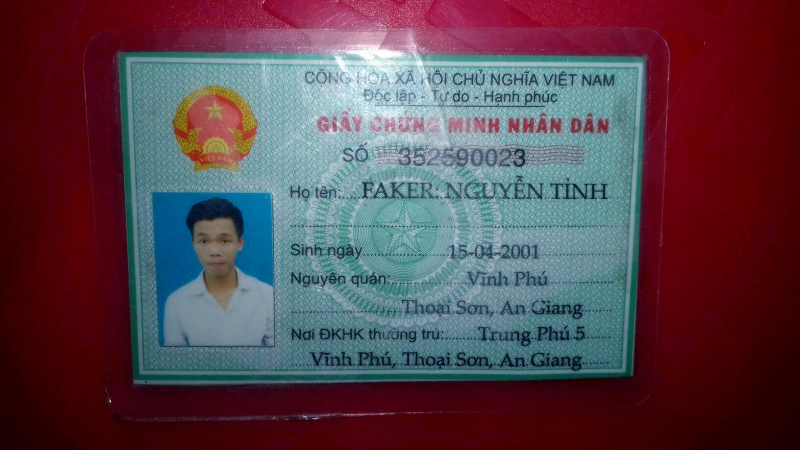
#> input picture data/cmnd1.jpeg, 1600 x 900 px (shown at 1/2 size); the run also reads 3 pictures not shown here
$ jupyter execute --allow-errors methods-explanation.ipynb
#> lines starting #> are read from the running program, lines starting #| are printed output that depends on the picture; after the words box and inside, x2 and y2 are one past the last pixel; in counts of white or black regions, pixels touching at a corner belong together
### alignment_frontside.py
import numpy as np
import cv2

def segment_card(img):
    """
    Segment the area containing the card in the image using the color.
    The Vietnamese ID card has color green, so we use thresholding with the hue in each pixel.

    Parameters:
    img: The input colored image containing the ID card in RGB channel last format.

    Return:
    mask: The binary image with the same size as img indicating the card pixels
    """
    hsv = cv2.cvtColor(img, cv2.COLOR_RGB2HSV)
    mask_noisy = np.logical_and(hsv[:,:,0] >= 40, hsv[:,:,0] < 100)
    # Remove the black and white area where hue might accidentally fall into the range
    mask_noisy = np.logical_and(mask_noisy, hsv[:,:,1] >= 20)
    mask_noisy = np.logical_and(mask_noisy, hsv[:,:,2] >= 20)
    mask_noisy = (mask_noisy * 255).astype('uint8')
    mask = cv2.morphologyEx(mask_noisy, cv2.MORPH_CLOSE,
                        cv2.getStructuringElement(cv2.MORPH_RECT, (3, 3)),
                        iterations=30)
    return mask


def get_boundary(mask):
    """
    Get 4 sides of the card from the mask.

    Parameters:
    mask: The binary image indicating the area containing the card in the image

    Return: htop, hbottom, vleft, vright - 4 lines corresponding to 4 sides
    Each line is represented as a tuple (rho, theta) for the line x*cos(theta) + y*sin(theta) = rho
    """
    # Get the points on the boundary by finding contour
    contours = cv2.findContours(mask, cv2.RETR_EXTERNAL, cv2.CHAIN_APPROX_NONE)[0]
    boundaries = np.zeros_like(mask, dtype='uint8')
    cv2.drawContours(boundaries, contours, -1, 255)

    # Use Hough transform to find the lines fitted to the contour points
    lines = cv2.HoughLines(boundaries, 10, np.pi/60, 100)
    lines = lines.reshape(-1, 2)

    # Categorize horizontal vs vertical line based on theta
    hlines = []
    vlines = []
    for line in lines:
        if np.pi/4 <= line[1] <= 3*np.pi/4:
            hlines.append(line)
        else:
            vlines.append(line)
    hlines = np.array(hlines)
    vlines = np.array(vlines)

    # Categorize top-bottom and left-right based on rho
    htop = None
    hbottom = None
    for hline in hlines:
        if hline[0] < np.mean(hlines, axis=0)[0]:
            if htop is None:
                htop = hline
        else:
            if hbottom is None:
                hbottom = hline

    vleft = None
    vright = None
    for vline in vlines:
        if abs(vline[0]) < np.mean(np.abs(vlines), axis=0)[0]:
            if vleft is None:
                vleft = vline
        else:
            if vright is None:
                vright = vline
    return htop, hbottom, vleft, vright


def get_corner(htop, hbottom, vleft, vright):
    """
    Compute the 4 corners given the 4 sides

    Parameters:
    htop, hbottom, vleft, vright: 4 sides, each formatted as (rho, theta)

    Returns:
    topleft, topright, bottomleft, bottomright: 4 corners
    """
    def find_intersect(hline, vline):
        A = np.array([[np.cos(hline[1]), np.sin(hline[1])], [np.cos(vline[1]), np.sin(vline[1])]])
        b = np.array([hline[0], vline[0]])
        return np.linalg.solve(A, b)

    topleft = find_intersect(htop, vleft)
    topright = find_intersect(htop, vright)
    bottomleft = find_intersect(hbottom, vleft)
    bottomright = find_intersect(hbottom, vright)

    return topleft, topright, bottomleft, bottomright


def warp_img(img, region, target_dsize):
    """
    Cut a quadrilateral part of the image and warp to a new image

    Parameters:
    img: The original image
    region: Tuple of 4 points indicating 4 vertices topleft, topright, bottomleft, bottomright. Each point is a pair (x, y)
    target_dsize: (width, height) tuple of the targeted image size

    Returns:
    img_warped: The warped image
    """
    keypoints = np.array(region)
    w, h = target_dsize
    targets = np.array([[0, 0], [w-1, 0], [0, h-1], [w-1, h-1]], dtype='float32')
    M = cv2.getPerspectiveTransform(keypoints, targets)
    img_warped = cv2.warpPerspective(img, M, target_dsize)
    return img_warped


def align_card(img, dsize=(800, 500)):
    """
    Extract the region containing the ID card in the image and warp it to a new image

    Parameters:
    img: The image containing the ID card with format RGB channel last
    dsize: The size of the resulting image formatted as (width, height)

    Returns:
    img_aligned: The image containing only the card area
    """
    # Rescale to standardize the image size
    scale_factor = 1000 / img.shape[1]
    img = cv2.resize(img, (0, 0), fx=scale_factor, fy=scale_factor)
    # Add border to deal with the cases where the sides touch the image boundary
    img = cv2.copyMakeBorder(img, 5, 5, 5, 5, cv2.BORDER_CONSTANT, 0)
    mask = segment_card(img)
    boundary_lines = get_boundary(mask)
    corners = get_corner(*boundary_lines)
    img_aligned = warp_img(img, corners, dsize)
    return img_aligned

### alignment_backside.py
import os
import random
import cv2
import imgaug.augmenters as iaa
import numpy as np
import torch, torchvision
import torch.nn as nn
import torch.nn.functional as F
from torch.utils.data import IterableDataset, DataLoader
from torch.optim import Adam, lr_scheduler
from torchvision.models._utils import IntermediateLayerGetter
from torchvision.models.segmentation.fcn import FCNHead
from alignment_frontside import get_boundary, get_corner, warp_img

class SegmentationDataset(IterableDataset):
    def __init__(self, background_folder, template_path, training=True):
        self.template = cv2.imread(template_path)
        self.template = cv2.cvtColor(self.template, cv2.COLOR_BGR2RGB)
        h, w = self.template.shape[:-1]
        self.template_kp = [(0, 0), (0, h-1), (w-1, h-1), (w-1, 0)]

        self.background = []
        for filename in os.listdir(background_folder):
            img = cv2.imread(os.path.join(background_folder, filename))
            img = cv2.cvtColor(img, cv2.COLOR_BGR2RGB)
            if img.shape[0] > img.shape[1]:
                img = cv2.rotate(img, cv2.ROTATE_90_COUNTERCLOCKWISE)
            self.background.append(img)

        self.foreground_augmentor = self.create_augmentors()
        self.img_augmentor = iaa.AdditiveGaussianNoise()

        self.training = training

    def create_augmentors(self):
        temperature = iaa.ChangeColorTemperature((3000, 9000))
        contrast = iaa.LinearContrast()
        saturation = iaa.AddToSaturation()
        color = iaa.Sequential([temperature, contrast, saturation])

        perspective = iaa.PerspectiveTransform(scale=0.05, fit_output=True)
        rotation = iaa.Rotate((-20, 20), fit_output=True)
        geometry = iaa.Sequential([perspective, rotation])

        return iaa.Sequential([color, geometry])
        # return perspective

    # [25 lines left out: function create_foreground, not called in this run]

    def blend(self, background, foreground, mask):
        alpha = np.expand_dims(mask, -1)
        return (alpha * foreground + (1-alpha) * background).astype('uint8')

    def __iter__(self):
        return self

    # [31 lines left out: functions __next__, process_img, get_upsampling_weight, not called in this run]


class FCNSegmentation(nn.Module):
    # [30 lines left out: functions __init__, forward, not called in this run]


class Trainer:
    # [28 lines left out: function __init__, not called in this run]

    def save_weight(self, path):
        torch.save(self.model.state_dict(), path)

    def load_weight(self, path):
        weight = torch.load(path, map_location=self.device)
        self.model.load_state_dict(weight)

    # [57 lines left out: functions save_checkpoint, load_checkpoint, train_one_batch, train, not called in this run]


class BacksideAligner:
    def __init__(self, model_device='cpu'):
        self.device = model_device
        self.segment_model = FCNSegmentation().to(self.device)

    def load_weight(self, path):
        weight = torch.load(path, self.device)
        self.segment_model.load_state_dict(weight)

    # [41 lines left out: functions segment, refine, warp, not called in this run]

### methods-explanation.ipynb
In this notebook, I will explain the algorithms I used in this project. To read the information in the card, I need multiple steps including cropping the card part in the image, localizing the text areas and read the texts. Different steps require different techniques. In addition, the techniques needed to process the backside is different from those for the frontside, so I will explain them separately.

# Frontside

## Align the image

We start with an image of the ID card. The image is captured by a camera, not a scanner, so the ID card does not fit exactly in the frame. The area near the boundary of the image is usually the background behind the card. In this step, we will remove the background and get an image with the card fitted exactly.

[cell 1]
import cv2
import matplotlib.pyplot as plt
from alignment_frontside import align_card

img = cv2.imread('data/cmnd1.jpeg')
#> img is the input picture: shape (900, 1600, 3); mean B, G, R 76.7, 67, 89.8
img = cv2.cvtColor(img, cv2.COLOR_BGR2RGB)
plt.imshow(img)
plt.title('Original image')

[cell 2]
img_aligned = align_card(img)
#> in align_card, `img = cv2.copyMakeBorder(img, 5, 5, 5, 5, cv2.BORDER_CONSTANT, 0)`:
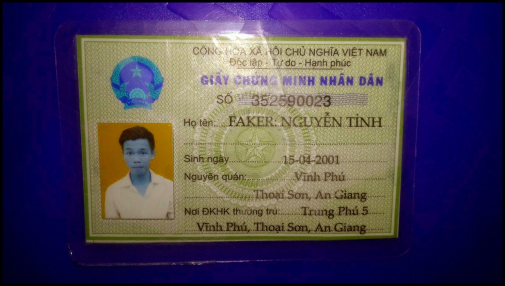
#> img: shape (572, 1010, 3) (shown at 1/2 size); mean of channels 0, 1, 2 87.3, 65.1, 74.6; drawn as B, G, R
#> in segment_card, `mask_noisy = np.logical_and(hsv[:,:,0] >= 40, hsv[:,:,0] < 100)`:
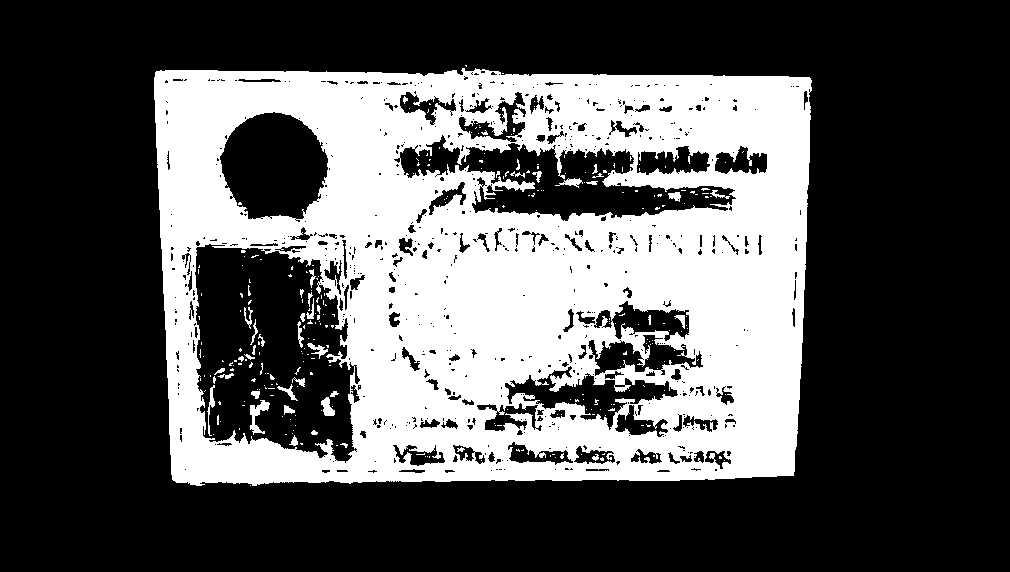
#> mask_noisy: shape (572, 1010) bool; 33.2% white; 289 white regions (247 under 20 px), largest, box (x1, y1, x2, y2) and area: (154, 68, 812, 486) 188539, (250, 400, 270, 435) 288, (321, 397, 335, 416) 161
#> in segment_card, `mask_noisy = np.logical_and(mask_noisy, hsv[:,:,1] >= 20)`:
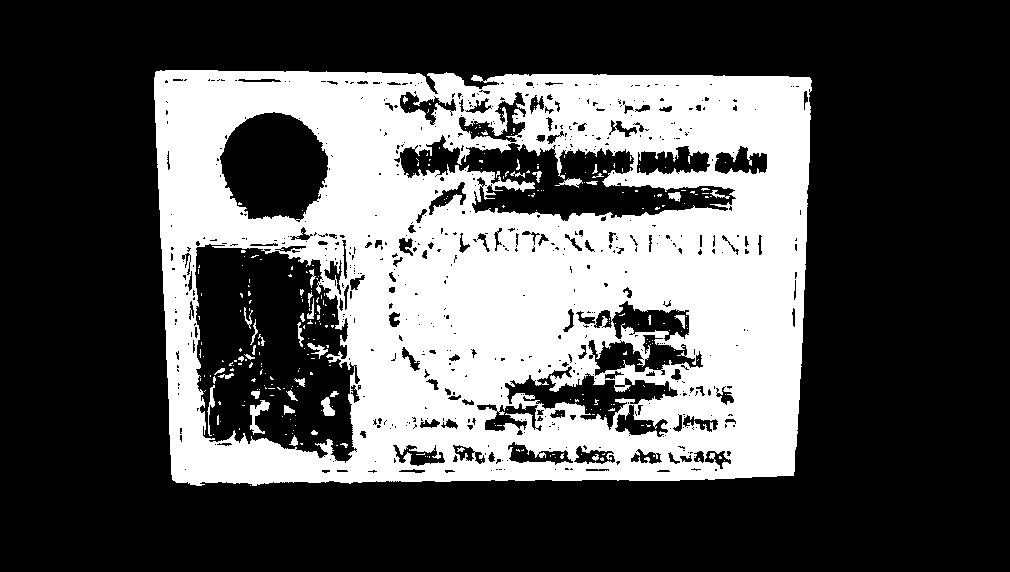
#> mask_noisy: shape (572, 1010) bool; 33.1% white; 293 white regions (252 under 20 px), largest, box (x1, y1, x2, y2) and area: (154, 70, 812, 486) 187867, (250, 400, 270, 435) 288, (321, 397, 335, 416) 161
#> in segment_card, `mask = cv2.morphologyEx(mask_noisy, cv2.MORPH_CLOSE, cv2.getStructurin..`:
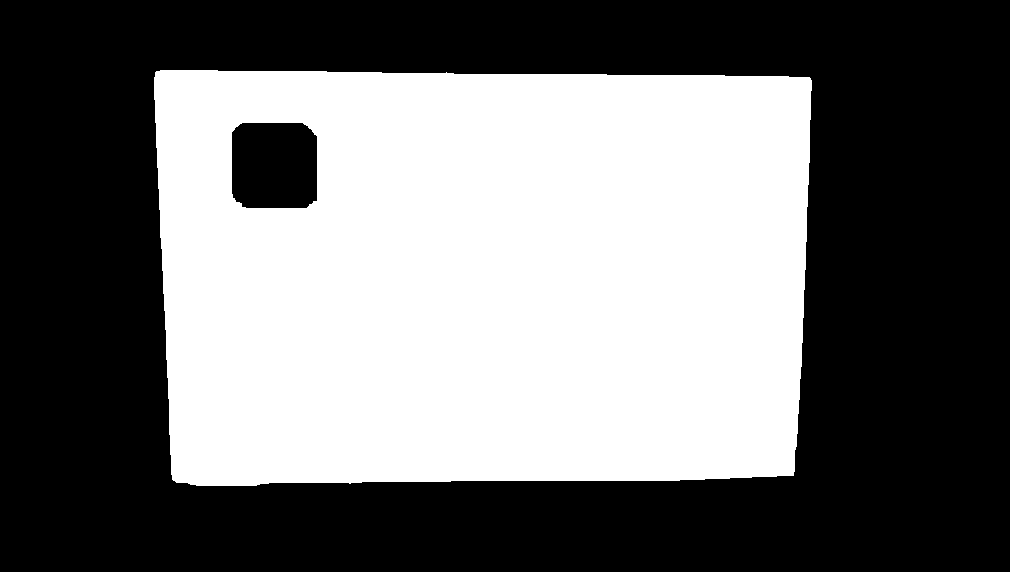
#> mask: shape (572, 1010); 44.1% white; 1 white region
#> in get_boundary, `contours = cv2.findContours(mask, cv2.RETR_EXTERNAL, cv2.CHAIN_APPROX_..`: contours = 1 contour; box (x1, y1, x2, y2) and area: (154, 70, 812, 486) 260957
#> in get_boundary, `cv2.drawContours(boundaries, contours, -1, 255)`:
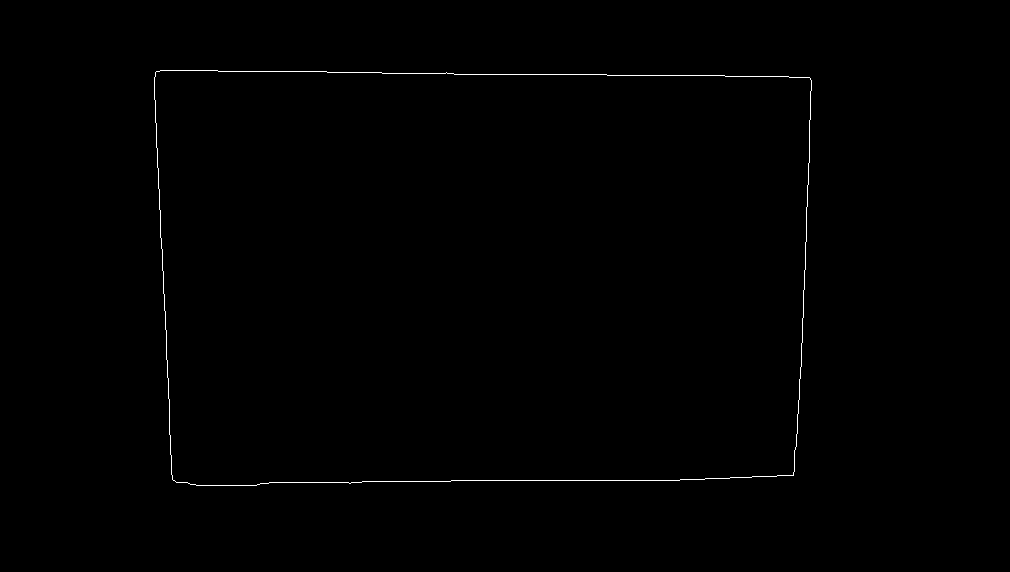
#> boundaries: shape (572, 1010); 0.36% white in thin lines or dots, all inside (x1, y1, x2, y2) = (154, 70, 812, 486)
#> in get_boundary, `lines = cv2.HoughLines(boundaries, 10, np.pi/60, 100)`: lines = 21 rows, first 8: [480, 1.57], [70, 1.57], [-150, 3.09], [820, 0.0524], [500, 1.52], [50, 1.62], [160, 0], [800, 0]
#> the loop in get_boundary, `for line in lines:` made 21 passes
#> after the loop in get_boundary, `for line in lines:`: hlines = [[480, 1.57], [70, 1.57], [500, 1.52], [50, 1.62], [450, 1.62], [100, 1.52], [550, 1.47], [30, 1.68], [0, 1.68], [130, 1.47], [420, 1.68]]; vlines = [[-150, 3.09], [820, 0.0524], [160, 0], [800, 0], [-130, 3.04], [830, 0.105], [-800, 3.09], [180, 0.0524], [850, 0.157], [-120, 2.98]]
#> the loop in get_boundary, `for hline in hlines:` made 11 passes
#> the loop in get_boundary, `for vline in vlines:` made 10 passes
#> in align_card, `boundary_lines = get_boundary(mask)`: boundary_lines = ([70, 1.57], [480, 1.57], [-150, 3.09], [820, 0.0524])
#> in find_intersect, `A = np.array([[np.cos(hline[1]), np.sin(hline[1])], [np.cos(vline[1]),..`: A = [[-4.37e-08, 1], [-0.999, 0.0523]]
#> in find_intersect, `b = np.array([hline[0], vline[0]])`: b = [70, -150]
#> in get_corner, `topleft = find_intersect(htop, vleft)`: topleft = [153.9, 70]
#> in get_corner, `topright = find_intersect(htop, vright)`: topright = [817.5, 70]
#> in get_corner, `bottomleft = find_intersect(hbottom, vleft)`: bottomleft = [175.4, 480]
#> in get_corner, `bottomright = find_intersect(hbottom, vright)`: bottomright = [796, 480]
#> in align_card, `corners = get_corner(*boundary_lines)`: corners = ([153.9, 70], [817.5, 70], [175.4, 480], [796, 480])
#> in warp_img, `keypoints = np.array(region)`: keypoints = [[153.9, 70], [817.5, 70], [175.4, 480], [796, 480]]
#> in warp_img, `M = cv2.getPerspectiveTransform(keypoints, targets)`: M = [[1.19, -0.0624, -178.9], [-5.18e-08, 1.13, -78.81], [1.51e-11, -0.000156, 1]]
#> in warp_img, `img_warped = cv2.warpPerspective(img, M, target_dsize)`:
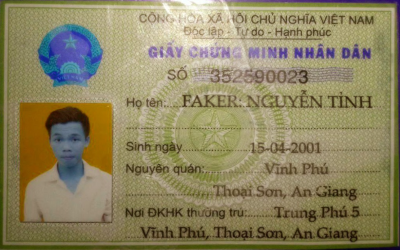
#> img_warped: shape (500, 800, 3) (shown at 1/2 size); mean of channels 0, 1, 2 97.1, 132.5, 141.2; drawn as B, G, R
plt.imshow(img_aligned)
plt.title('Expected image')

The image is usually captured not from the right angle to the plane containing the card, so the area containing the card in the image is a usual quadrilateral, not a rectangle like its actual shape. Therefore, to recover it to the expected form as above, we need to find its 4 corners and use the perspective transform to transform it into the expected form.

If we apply corner detection algorithms directly to the original image, we will be flooded with a lot of corners found in the image and may not be able to identify the 4 corners among them. Therefore, I used a different approach. First, I tried to segment the area in the image belonging to the ID card. To do this, I choose from the image the pixels having the color green. Using HSV color space, this can be done by thresholding the values on the 3 channels.

Notice that this will only work if **the background is not green**. I think this is a reasonable assumption since the background are usually tables, ground, walls or hands which are not usually colored green.

[cell 3]
import numpy as np
hsv = cv2.cvtColor(img, cv2.COLOR_RGB2HSV)
#> hsv: shape (900, 1600, 3); mean H, S, V 112.7, 174.6, 112.6
mask = np.logical_and(hsv[:,:,0] >= 40, hsv[:,:,0] < 100)
#> mask: shape (900, 1600) bool; 34% white; 339 white regions (236 under 20 px), largest, box (x1, y1, x2, y2) and area: (239, 100, 1291, 769) 480220, (392, 634, 424, 687) 659, (506, 628, 528, 658) 397
# Remove the black and white area where hue might accidentally fall into the range
mask = np.logical_and(mask, hsv[:,:,1] >= 20)
#> mask: shape (900, 1600) bool; 33.8% white; 347 white regions (247 under 20 px), largest, box (x1, y1, x2, y2) and area: (239, 104, 1291, 769) 478362, (392, 634, 424, 687) 659, (506, 628, 528, 658) 397
mask = np.logical_and(mask, hsv[:,:,2] >= 20)
#> mask: shape (900, 1600) bool; 33.8% white; 347 white regions (247 under 20 px), largest, box (x1, y1, x2, y2) and area: (239, 104, 1291, 769) 478328, (392, 634, 424, 687) 659, (506, 628, 528, 658) 397
mask = (mask * 255).astype('uint8')
plt.imshow(mask, cmap='gray')

Here we see that the card is segmented with some noise since there are some spots on the card whose color is not green. We can fill those spots with the closing transform, one of morphological transforms applied for binary images, to reduce the noise and make our segmentation mask smoother.

[cell 4]
mask = cv2.morphologyEx(mask, cv2.MORPH_CLOSE,
                        cv2.getStructuringElement(cv2.MORPH_RECT, (3, 3)),
                        iterations=30)
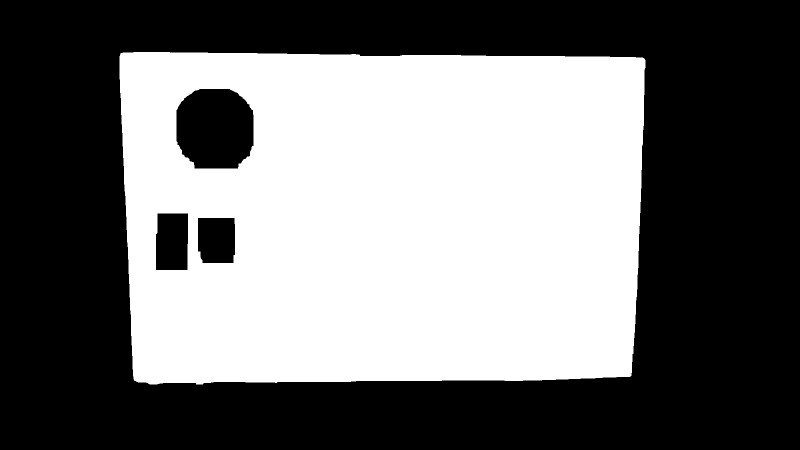
#> mask: shape (900, 1600) (shown at 1/2 size); 44.1% white; 1 white region
plt.imshow(mask, cmap='gray')

From this mask, I will find the 4 lines corresponding to the 4 sides of the card, then the 4 corners are just the intersections of those lines. Before finding the lines, we need to get the points lying on the sides from the mask above by finding the contour around the masked area.

[cell 5]
contours = cv2.findContours(mask, cv2.RETR_EXTERNAL, cv2.CHAIN_APPROX_NONE)[0]
#> contours = 1 contour; box (x1, y1, x2, y2) and area: (239, 104, 1291, 769) 668728
boundaries = np.zeros_like(mask, dtype='uint8')
cv2.drawContours(boundaries, contours, -1, 255)
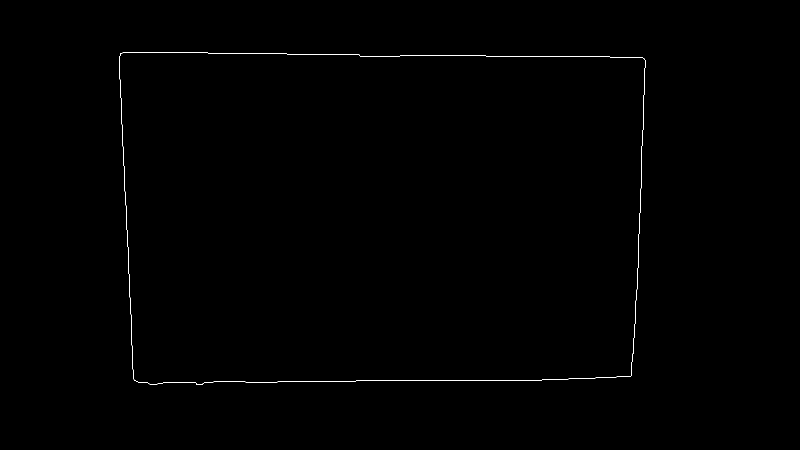
#> boundaries: shape (900, 1600) (shown at 1/2 size); 0.23% white in thin lines or dots, all inside (x1, y1, x2, y2) = (239, 104, 1291, 769)
plt.imshow(boundaries, cmap='gray')

Next, we use the Hough line transform to find the lines that go through the points above. In this algorithm, each line is represented by the equation $x\cos\theta + y\sin\theta = r$ where $(r, \theta)$ are the parameters. The algorithm in opencv returns a list of pairs $(r, \theta)$ whose corresponding line passes through a thresholded number of points, ordered by number of points they pass through. Hence, usually more than 4 lines are returned, so we need find the 4 that best match our need and identify exactly which of the 4 sides they are.

We can identify that using the values of $r$ and $\theta$. In order for the code below to run properly, **the card is required to not be rotated more than 45 degree from the expected pose**.

Some of the parameters in the code are fixed, which makes it specialized to a particular scale, so all images should be resize to a fixed scale before going through this pipeline. In my code, I resize all images to have 1000 pixels wide.

[cell 6]
# Use Hough transform to find the lines fitted to the contour points
lines = cv2.HoughLines(boundaries, 10, np.pi/60, 100)
#> lines = 30 rows, first 8: [110, 1.57], [760, 1.57], [-230, 3.09], [1300, 0.0524], [1280, 0], [80, 1.62], [260, 0], [60, 1.62]
#> (the rest of the program and of its run is left out)
